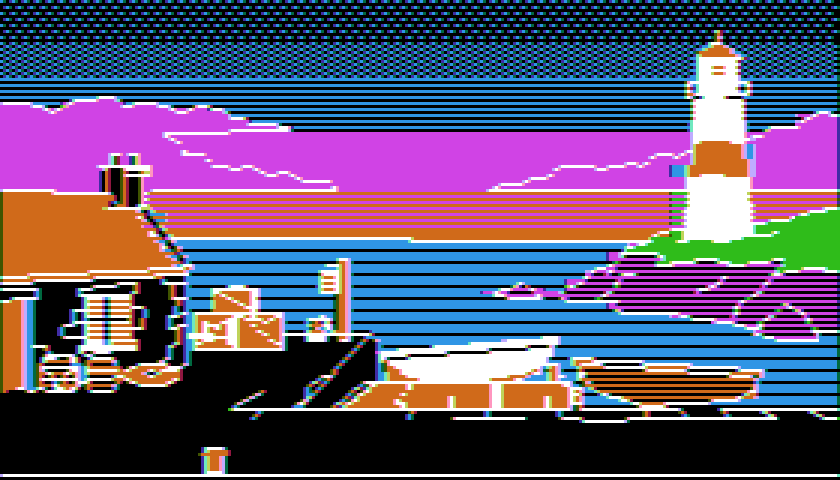
#> input picture styles/apple2-hires/assets/picture_fringe.png, 840 x 480 px
$ python gridfind.py ../../apple2-hires/assets/picture_fringe.png
#> lines starting #> are read from the running program, lines starting #| are printed output that depends on the picture
#!/usr/bin/env python3
"""Schätzt Teilung und Versatz des Pseudo-Pixelrasters eines KI-Pixelbildes.

    .venv/bin/python styles/snes-16bit/scripts/gridfind.py bild.png [--min 4 --max 6] [--y0 .. --y1 ..]

Für jede Kandidatenteilung p (0,005er-Schritte) und jeden Versatz o wird die mittlere Kantenenergie (Farbsprung
zwischen Nachbarspalten bzw. -zeilen) auf den Rasterlinien o + k·p durch die mittlere Kantenenergie insgesamt
geteilt. Ein sauberes Raster ergibt Werte weit über 1; Werte um 1,2–1,3 heißen: das Raster ist ungleichmäßig
(hier beim Hafenbild, Teilung schwankt um 4,5–4,9 px).
"""
import argparse
import numpy as np
from PIL import Image


def profile(a, axis):
    d = np.abs(np.diff(a.astype(np.int32), axis=axis)).sum(-1)
    return d.sum(0 if axis == 1 else 1).astype(np.float64)


def find(prof, pmin, pmax):
    best = (0.0, 0.0, 0.0)
    for p in np.arange(pmin, pmax, 0.005):
        for o in np.arange(0, p, 0.1):
            idx = np.floor(np.arange(o, len(prof) - 1, p)).astype(int)
            r = prof[idx].mean() / prof.mean()
            if r > best[0]:
                best = (r, p, o)
    return best


if __name__ == '__main__':
    ap = argparse.ArgumentParser()
    ap.add_argument('img')
    ap.add_argument('--min', type=float, default=4.0)
    ap.add_argument('--max', type=float, default=6.0)
    ap.add_argument('--y0', type=int, default=0)
    ap.add_argument('--y1', type=int, default=0)
    a = ap.parse_args()
    im = np.asarray(Image.open(a.img).convert('RGB'))
#> im is the input picture: shape (480, 840, 3); mean R, G, B 96, 83.5, 114.3
    if a.y1:
        im = im[a.y0:a.y1]
    for name, axis, n in (('x', 1, im.shape[1]), ('y', 0, im.shape[0])):
        r, p, o = find(profile(im, axis), a.min, a.max)
        print(f"{name}: Teilung {p:.3f} px, Versatz {o:.1f}, Kantenverhältnis {r:.2f}, ergibt {n / p:.1f} Pixel")
#> this loop made 2 passes
#> (r, p, o) on passes 1 to 2: (3.58, 5.99, 2.7), (3.01, 5.99, 5.8)
#| x: Teilung 5.995 px, Versatz 2.7, Kantenverhältnis 3.58, ergibt 140.1 Pixel
#| y: Teilung 5.990 px, Versatz 5.8, Kantenverhältnis 3.01, ergibt 80.1 Pixel
#> pass 1, in profile, `d = np.abs(np.diff(a.astype(np.int32), axis=axis)).sum(-1)`:
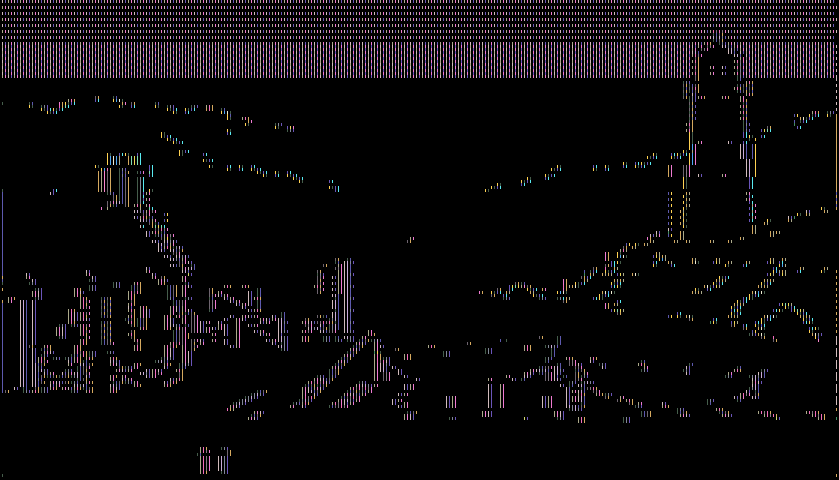
#> d: shape (480, 839) int64; 22 distinct labels, from 0 to 596; one colour per label, 0 black
#> pass 2, in profile (call 2), `d = np.abs(np.diff(a.astype(np.int32), axis=axis)).sum(-1)`:
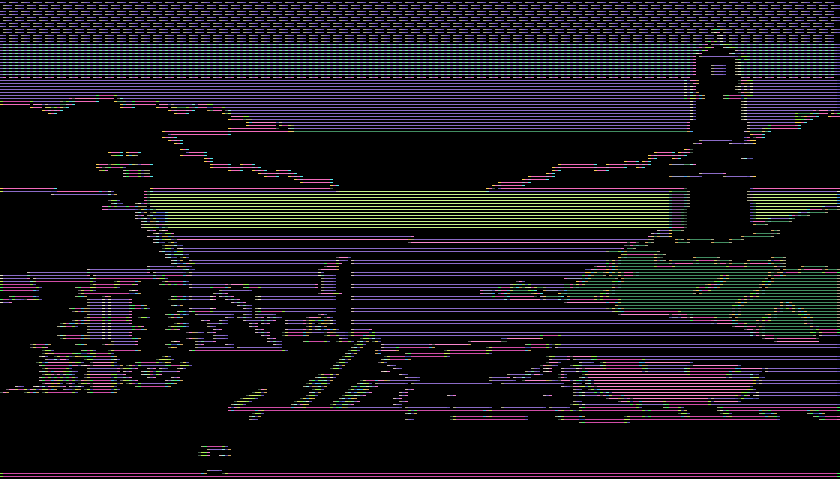
#> d: shape (479, 840) int64; 41 distinct labels, from 0 to 765; one colour per label, 0 black
